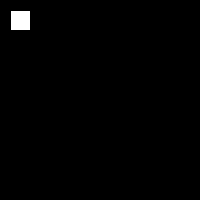
Frame 1 (no input)
Frame 60 (the mouse pressed at the canvas centre just before this capture): identical to frame 1, image omitted
Frame 120 (the mouse held since frame 60 and released just before this capture): identical to frame 1, image omitted

The Processing sketch that drew this single still picture (run headless with seeded random() and noise(); from frame 60 on, the mouse is pressed at the canvas centre):

// Processing sketch: Functions_Button
// ── Functions_Button.pde
boolean switchOn=false;
void setup() {
  size(200, 200);
}

void draw() {
  if(switchOn){
  background(255);
  }else{
      background(0);

  }
 
 switchOn=button(10, 10, 20, 20);
  
}



boolean button(int posX, int posY, int myWidth, int myHeight) {
boolean click=false;
boolean rollover=false;
  if (mouseX>posX && mouseX <posX+myWidth && mouseY>posY && mouseY<posY+myHeight) {
    rollover=true;
  } else {
    rollover=false;
  }

  if (rollover && mousePressed) {
    click=true;
  } else {
    click=false;
  }


  if (rollover) {
    fill(255, 0, 0);
  } else {
    fill(255);
  };

  if (click) {
    fill(0, 0, 255);
  };

  rect(posX, posY, myWidth, myHeight);
  return click;
}
